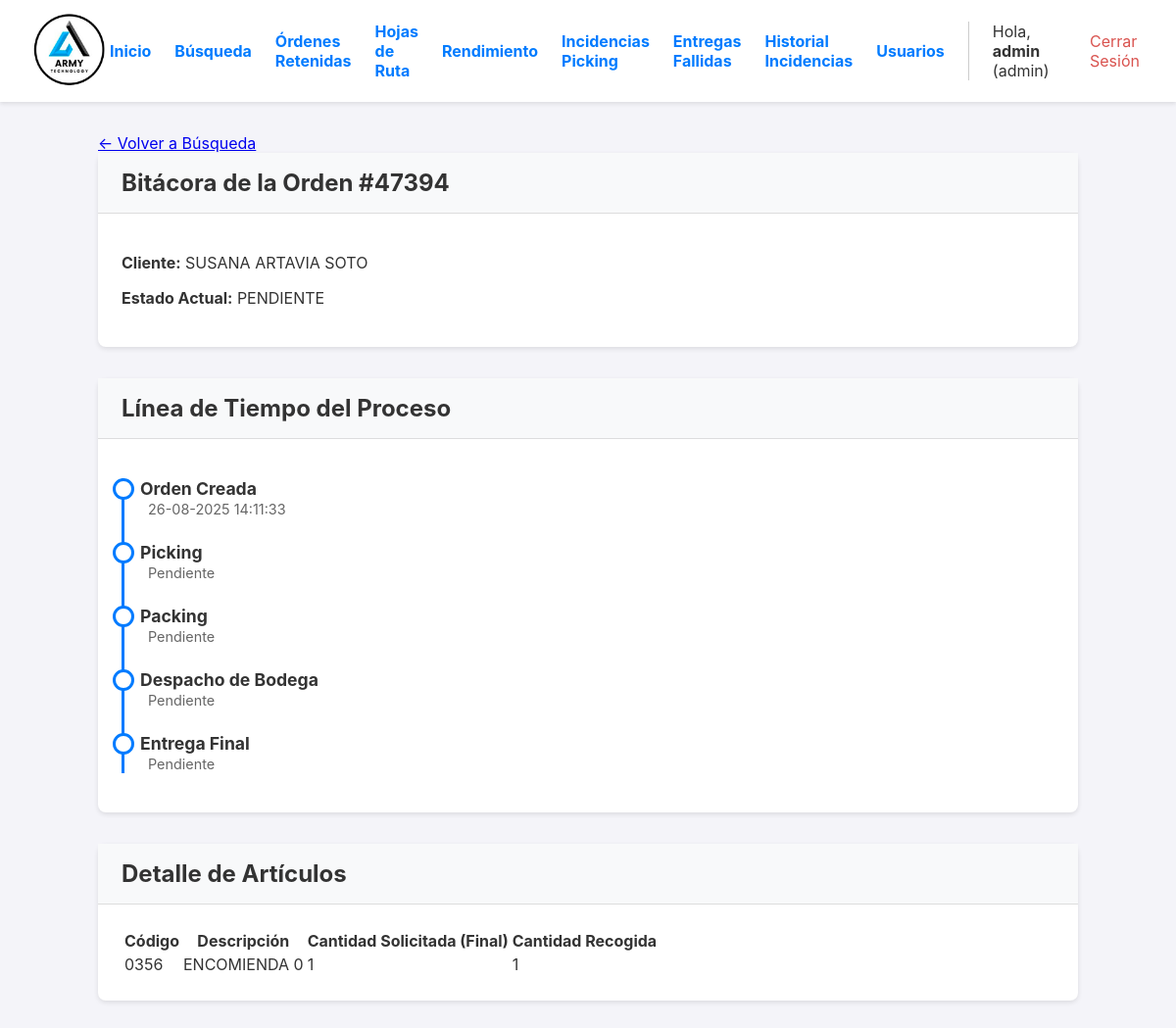
The app's page /orden/3/bitacora (signed in), older data.
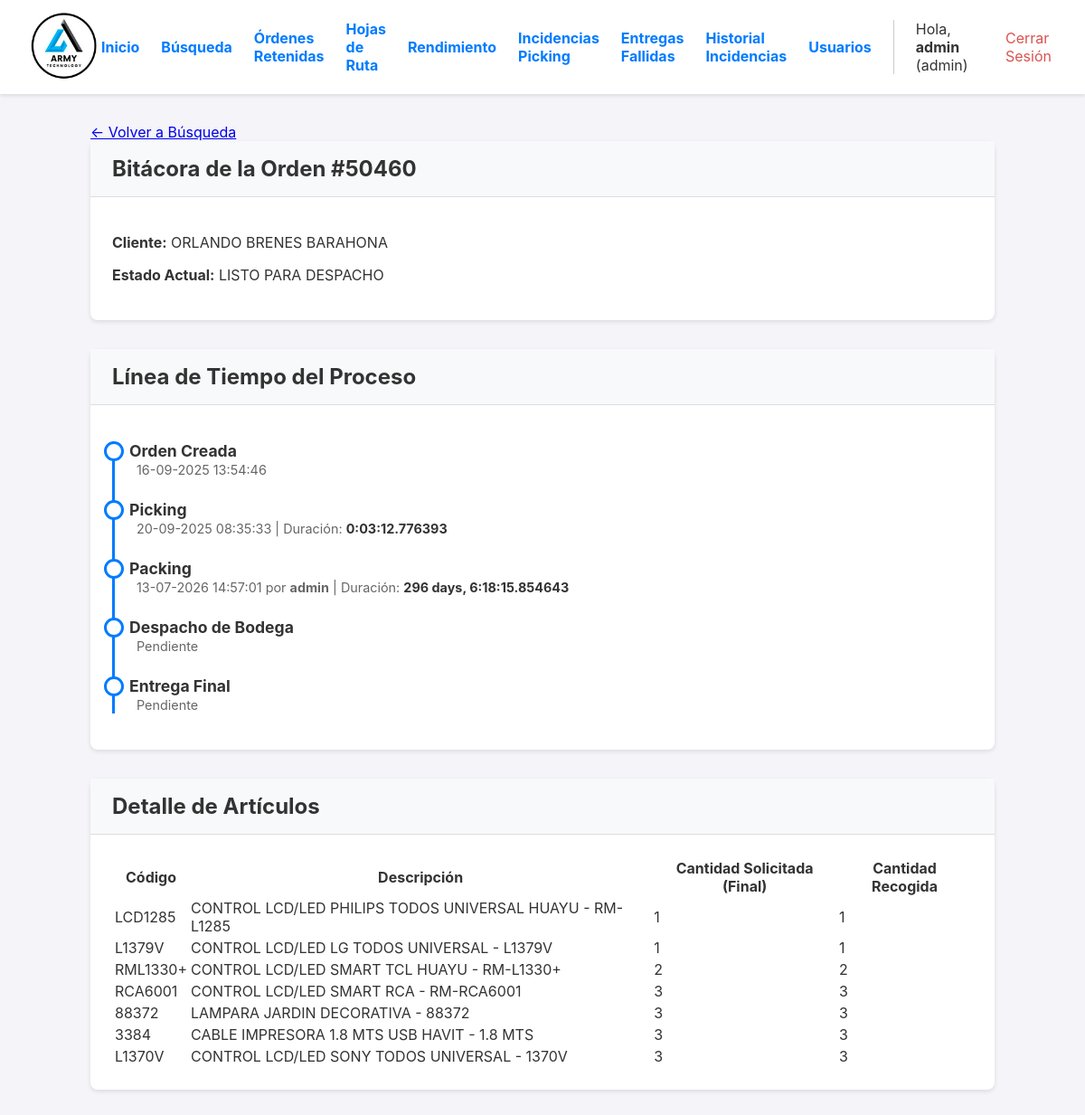
The same page, newer data.
### app.py (models this page shows, shortened)
class Orden(db.Model):
    id = db.Column(db.Integer, primary_key=True)
    numero_pedido = db.Column(db.String(50), unique=True, nullable=False)
    cliente_nombre = db.Column(db.String(200), nullable=False)
    cliente_direccion = db.Column(db.String(300), nullable=True)
    estado = db.Column(db.String(30), nullable=False, default='PENDIENTE')
    fecha_creacion = db.Column(db.DateTime, nullable=False, default=datetime.datetime.utcnow)
    lote_id = db.Column(db.Integer, db.ForeignKey('lote_picking.id'), nullable=True)
    items = db.relationship('ItemOrden', backref='orden', lazy=True, cascade="all, delete-orphan")
    fecha_inicio_picking = db.Column(db.DateTime, nullable=True)
    fecha_fin_picking = db.Column(db.DateTime, nullable=True)
    fecha_fin_packing = db.Column(db.DateTime, nullable=True)
    fecha_despacho = db.Column(db.DateTime, nullable=True)
    packer_id = db.Column(db.Integer, db.ForeignKey('user.id', ondelete='SET NULL'), nullable=True)
    packer = db.relationship('User', foreign_keys=[packer_id])
    devolucion_confirmada = db.Column(db.Boolean, default=False, nullable=False)
    bultos = db.relationship('Bulto', backref='orden', cascade="all, delete-orphan")
    hoja_de_ruta_id = db.Column(db.Integer, db.ForeignKey('hoja_de_ruta.id'), nullable=True)
    destino_id = db.Column(db.Integer, db.ForeignKey('destino.id'), nullable=True)
    destino = db.relationship('Destino', backref='ordenes')
    guia_encomienda = db.Column(db.String(100), nullable=True)
    nota_entrega = db.Column(db.Text, nullable=True)
    fecha_entrega_final = db.Column(db.DateTime, nullable=True)
    nota_bodega = db.Column(db.Text, nullable=True)
    foto_guia_url = db.Column(db.String(500), nullable=True)

class ItemOrden(db.Model):
    id = db.Column(db.Integer, primary_key=True)
    orden_id = db.Column(db.Integer, db.ForeignKey('orden.id'), nullable=False)
    codigo_articulo = db.Column(db.String(100), nullable=False)
    descripcion_articulo = db.Column(db.String(300), nullable=False)
    cantidad_solicitada = db.Column(db.Integer, nullable=False)
    cantidad_recogida = db.Column(db.Integer, nullable=False, default=0)
    cantidad_empacada = db.Column(db.Integer, nullable=False, default=0)
    tiene_incidencia = db.Column(db.Boolean, default=False, nullable=False)
    tipo_incidencia = db.Column(db.String(50), nullable=True)
    nota_incidencia = db.Column(db.Text, nullable=True)

class User(UserMixin, db.Model):
    id = db.Column(db.Integer, primary_key=True)
    username = db.Column(db.String(80), unique=True, nullable=False)
    password_hash = db.Column(db.String(256), nullable=False)
    role = db.Column(db.String(20), nullable=False, default='operario')

### app.py (the view)
@app.route('/orden/<int:orden_id>/bitacora')
@login_required
@logistica_required # Cambiado a logistica_required para que operarios también puedan verla
def bitacora_orden(orden_id):
    options_list = [
        joinedload(Orden.lote).joinedload(LotePicking.operario),
        joinedload(Orden.packer),
        subqueryload(Orden.items).joinedload(ItemOrden.historial_incidencias),
        joinedload(Orden.hoja_de_ruta).joinedload(HojaDeRuta.conductor) # <-- NUEVA LÍNEA
    ]
    orden = db.session.get(Orden, orden_id, options=options_list)
    if not orden:
        flash('Orden no encontrada.', 'error')
        return redirect(url_for('reportes_y_busqueda'))
    duraciones = {}
    if orden.fecha_inicio_picking and orden.fecha_fin_picking:
        duraciones['picking'] = orden.fecha_fin_picking - orden.fecha_inicio_picking
    if orden.fecha_fin_picking and orden.fecha_fin_packing:
        duraciones['packing'] = orden.fecha_fin_packing - orden.fecha_fin_picking
    if orden.fecha_fin_packing and orden.fecha_despacho:
        duraciones['despacho'] = orden.fecha_despacho - orden.fecha_fin_packing
    if orden.fecha_creacion and orden.fecha_despacho:
        duraciones['total'] = orden.fecha_despacho - orden.fecha_creacion
    return render_template('bitacora_orden.html', orden=orden, duraciones=duraciones)

### app.py (called while the page is built)
def logistica_required(f):
    @wraps(f)
    def decorated_function(*args, **kwargs):
        if not current_user.is_authenticated or current_user.role not in ['admin', 'operario', 'garantias']:
            flash('Se requiere rol de Administrador, Operario o Garantías para acceder a esta página.', 'error')
            return redirect(url_for('dashboard'))
        return f(*args, **kwargs)
    return decorated_function

@login_manager.user_loader
def load_user(user_id):
    return db.session.get(User, int(user_id))

@app.template_filter('localtime')
def to_localtime_filter(utc_datetime):
    if not utc_datetime: return ""
    local_tz = pytz.timezone('America/Costa_Rica')
    local_dt = utc_datetime.replace(tzinfo=pytz.utc).astimezone(local_tz)
    return local_dt.strftime('%d-%m-%Y %H:%M:%S')

### templates/bitacora_orden.html (shortened to what this page needs)
{% extends "layout.html" %}
{% block content %}
<div class="bitacora-container">
    <a href="{{ url_for('reportes_y_busqueda') }}" class="back-link">← Volver a Búsqueda</a>
    <div class="card">
        <div class="card-header">
            <h2>Bitácora de la Orden #{{ orden.numero_pedido }}</h2>
        </div>
        <div class="card-body">
            <p><strong>Cliente:</strong> {{ orden.cliente_nombre }}</p>
            <p><strong>Estado Actual:</strong> <span class="estado estado-{{ orden.estado }}">{{ orden.estado.replace('_', ' ') }}</span></p>
        </div>
    </div>
    <div class="card">
        <div class="card-header"><h2>Línea de Tiempo del Proceso</h2></div>
        <div class="card-body">
            <ul class="timeline">
                <li class="timeline-item">
                    <div class="timeline-title">Orden Creada</div>
                    <span class="timeline-meta">{{ orden.fecha_creacion | localtime }}</span>
                </li>
                <li class="timeline-item">
                    <div class="timeline-title">Picking</div>
                    <span class="timeline-meta">
                        {{ orden.fecha_inicio_picking | localtime if orden.fecha_inicio_picking else 'Pendiente' }}
                        {% if duraciones.picking %} | Duración: <span class="duracion">{{ duraciones.picking }}</span>{% endif %}
                    </span>
                </li>
                <li class="timeline-item">
                    <div class="timeline-title">Packing</div>
                    <span class="timeline-meta">
                        {{ orden.fecha_fin_packing | localtime if orden.fecha_fin_packing else 'Pendiente' }}
                        {% if orden.packer %} por <strong>{{ orden.packer.username }}</strong>{% endif %}
                        {% if duraciones.packing %} | Duración: <span class="duracion">{{ duraciones.packing }}</span>{% endif %}
                    </span>
                </li>
                <li class="timeline-item">
                    <div class="timeline-title">Despacho de Bodega</div>
                     <span class="timeline-meta">
                        {{ orden.fecha_despacho | localtime if orden.fecha_despacho else 'Pendiente' }}
                    </span>
                </li>
                <li class="timeline-item" style="padding-bottom:0;">
                    <div class="timeline-title">Entrega Final</div>
                    <span class="timeline-meta">
                        {% if orden.fecha_entrega_final %}
                            {{ orden.fecha_entrega_final | localtime }}
                        {% elif orden.hoja_de_ruta and orden.hoja_de_ruta.fecha_finalizacion %}
                            {{ orden.hoja_de_ruta.fecha_finalizacion | localtime }}
                        {% else %}
                            Pendiente
                        {% endif %}
                    </span>
                </li>
            </ul>
        </div>
    </div>
    <div class="card">
        <div class="card-header"><h2>Detalle de Artículos</h2></div>
        <div class="card-body">
            <table class="kpi-table">
                <thead>
                    <tr>
                        <th>Código</th>
                        <th>Descripción</th>
                        <th>Cantidad Solicitada (Final)</th>
                        <th>Cantidad Recogida</th>
                    </tr>
                </thead>
                <tbody>
                    {% for item in orden.items %}
                    <tr>
                        <td>{{ item.codigo_articulo }}</td>
                        <td>{{ item.descripcion_articulo }}</td>
                        <td>{{ item.cantidad_solicitada }}</td>
                        <td>{{ item.cantidad_recogida }}</td>
                    </tr>
                    {% endfor %}
                </tbody>
            </table>
        </div>
    </div>
</div>
{% endblock %}

### templates/layout.html (shortened to what this page needs)
<!DOCTYPE html>
<html lang="es">
<head>
</head>
<body>
    <header>
        <div class="logo">
            <a href="{{ url_for('dashboard') }}">
                <img src="{{ url_for('static', filename='img/logo.png') }}" alt="Logo de la Empresa">
            </a>
        </div>
        <nav class="nav">
             {% if current_user.is_authenticated %}
                {% if current_user.role == 'admin' %}
                    <div class="nav-admin-links">
                        <a href="{{ url_for('dashboard') }}">Inicio</a>
                        <a href="{{ url_for('reportes_y_busqueda') }}">Búsqueda</a>
                        <a href="{{ url_for('ordenes_retenidas') }}">Órdenes Retenidas</a>
                        <a href="{{ url_for('gestionar_rutas') }}">Hojas de Ruta</a>
                        <a href="{{ url_for('reporte_operarios') }}">Rendimiento</a>
                        <a href="{{ url_for('gestionar_incidencias') }}" class="nav-link-with-badge">
                            Incidencias Picking
                        </a>
                        <a href="{{ url_for('gestionar_entregas_fallidas') }}" class="nav-link-with-badge">
                            Entregas Fallidas
                        </a>
                        <a href="{{ url_for('historial_incidencias') }}">Historial Incidencias</a>
                        <a href="{{ url_for('gestionar_usuarios') }}">Usuarios</a>
                    </div>
                {% endif %}
                <div class="user-info">
                    <span>Hola, <strong>{{ current_user.username }}</strong> ({{ current_user.role }})</span>
                    <a href="{{ url_for('logout') }}" style="color: #d9534f;">Cerrar Sesión</a>
                </div>
             {% endif %}
        </nav>
    </header>
    <main>
        {% block content %}{% endblock %}
    </main>
</body>
</html>

Row changes from the older to the newer data that the page shows:
no longer on this page (row edited): ItemOrden: codigo_articulo "0356", descripcion_articulo "ENCOMIENDA 0", cantidad_solicitada "1", cantidad_recogida "1"
shown differently, row unchanged: User "admin": packer.username (not shown) → "admin"
changed Orden "Pendiente": numero_pedido "47394" → "50460"; cliente_nombre "SUSANA ARTAVIA SOTO" → "ORLANDO BRENES BARAHONA"; estado.replace "PENDIENTE" → "LISTO PARA DESPACHO"; fecha_creacion "26-08-2025 14:11:33" → "16-09-2025 13:54:46"; fecha_inicio_picking "Pendiente" → "20-09-2025 08:35:33"; fecha_fin_packing "Pendiente" → "13-07-2026 14:57:01"
added ItemOrden: codigo_articulo "LCD1285", descripcion_articulo "CONTROL LCD/LED PHILIPS TODOS UNIVERSAL HUAYU - RM-L1285", cantidad_solicitada "1", cantidad_recogida "1"
added ItemOrden: codigo_articulo "L1379V", descripcion_articulo "CONTROL LCD/LED LG TODOS UNIVERSAL - L1379V", cantidad_solicitada "1", cantidad_recogida "1"
added ItemOrden: codigo_articulo "RML1330+", descripcion_articulo "CONTROL LCD/LED SMART TCL HUAYU - RM-L1330+", cantidad_solicitada "2", cantidad_recogida "2"
added ItemOrden: codigo_articulo "RCA6001", descripcion_articulo "CONTROL LCD/LED SMART RCA - RM-RCA6001", cantidad_solicitada "3", cantidad_recogida "3"
added ItemOrden: codigo_articulo "88372", descripcion_articulo "LAMPARA JARDIN DECORATIVA - 88372", cantidad_solicitada "3", cantidad_recogida "3"
added ItemOrden: codigo_articulo "3384", descripcion_articulo "CABLE IMPRESORA 1.8 MTS USB HAVIT - 1.8 MTS", cantidad_solicitada "3", cantidad_recogida "3"
added ItemOrden: codigo_articulo "L1370V", descripcion_articulo "CONTROL LCD/LED SONY TODOS UNIVERSAL - 1370V", cantidad_solicitada "3", cantidad_recogida "3"
Text that changed along with them:
{{ duraciones.picking }}: (not shown) → "0:03:12.776393"
{{ duraciones.packing }}: (not shown) → "296 days, 6:18:15.854643"
text now shown: "| Duración: por | Duración:"
